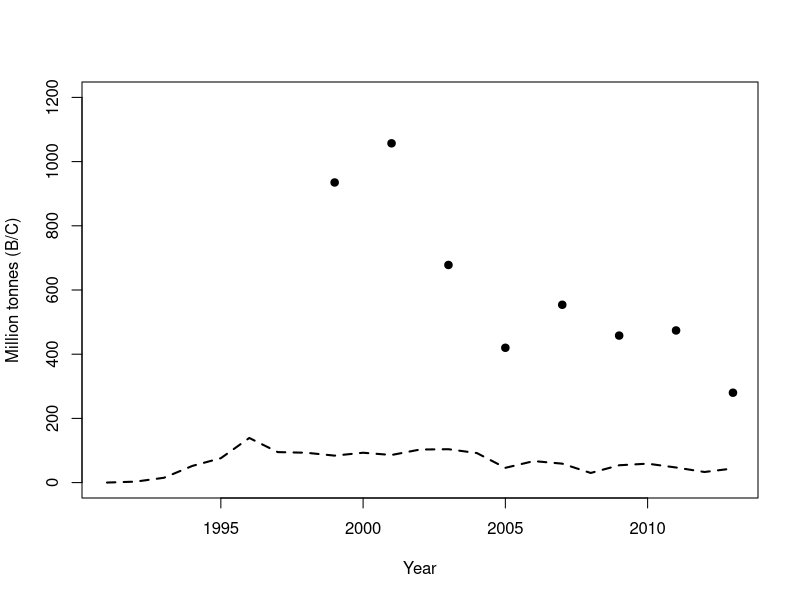
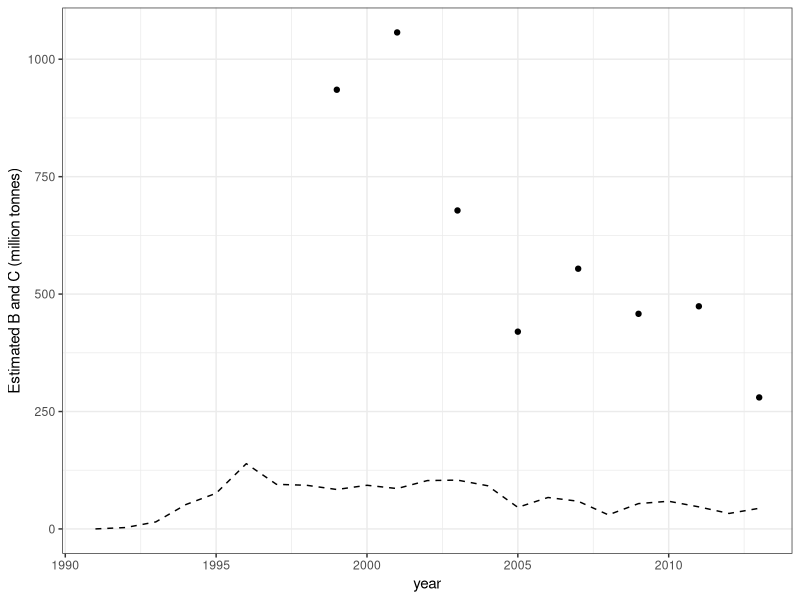
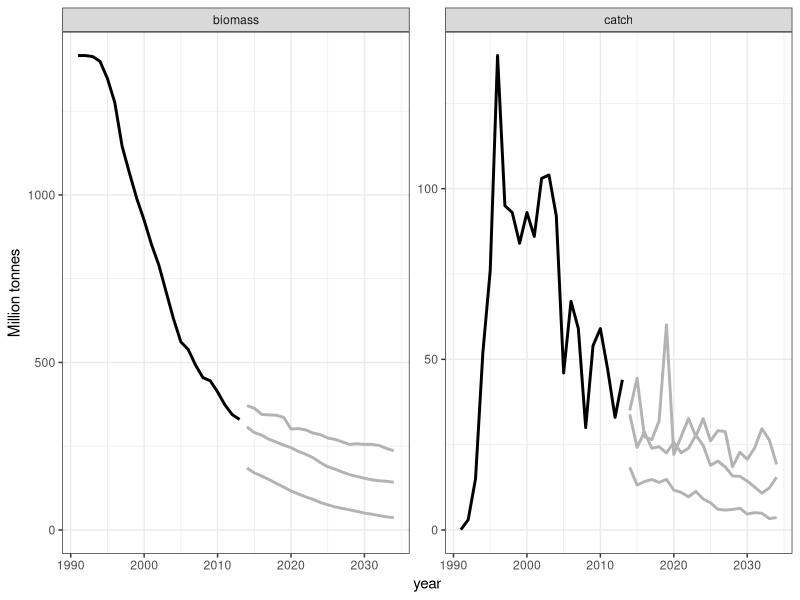
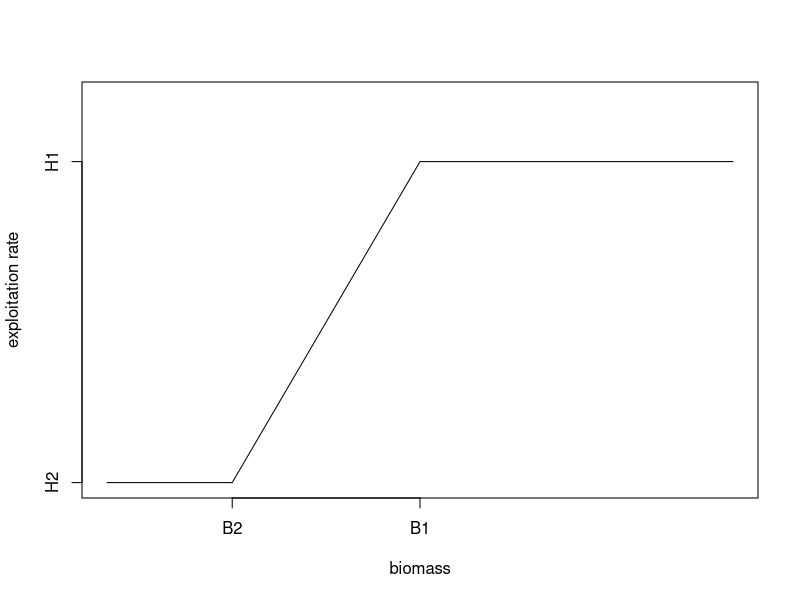
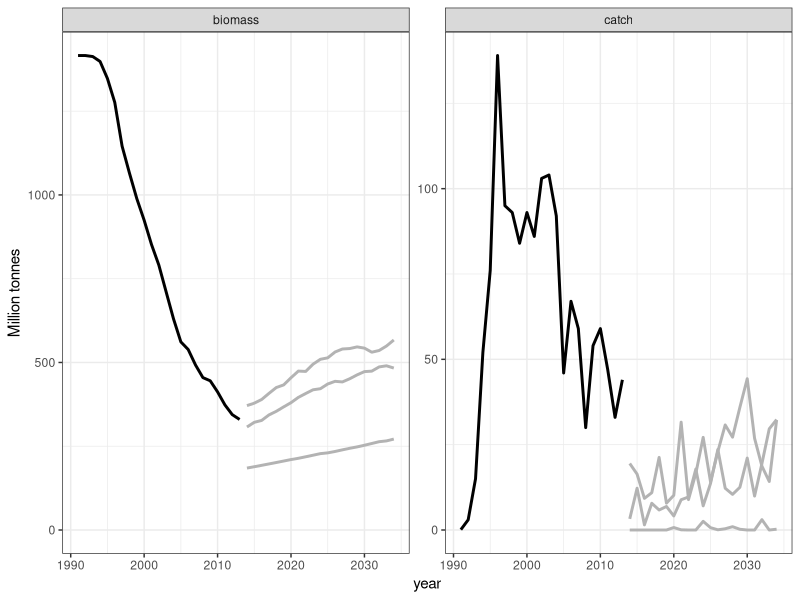
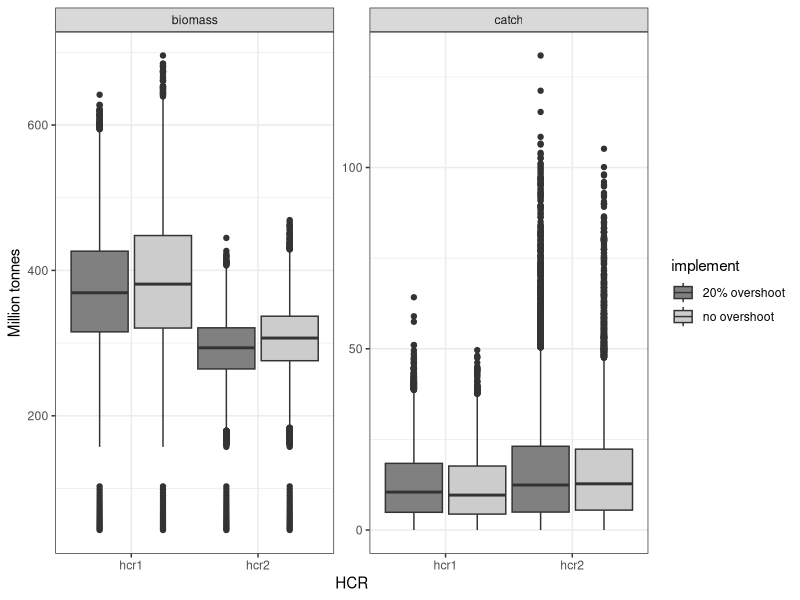
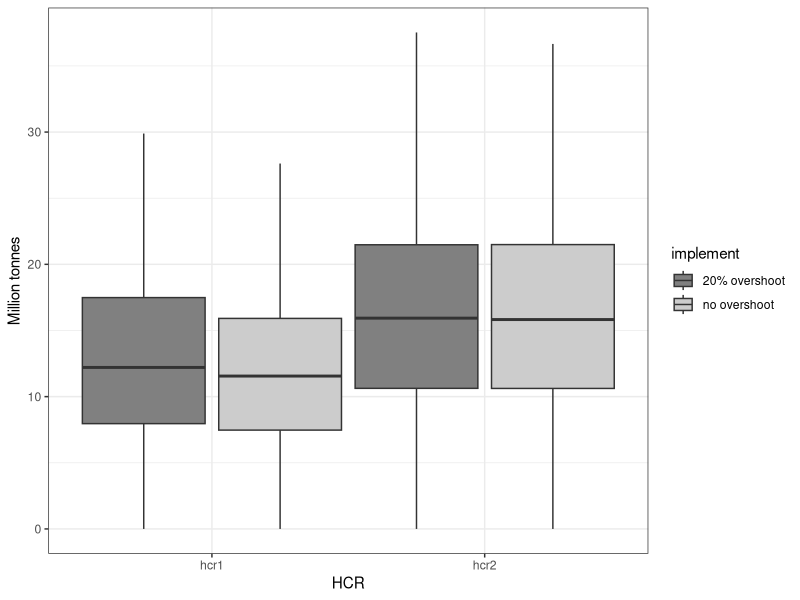
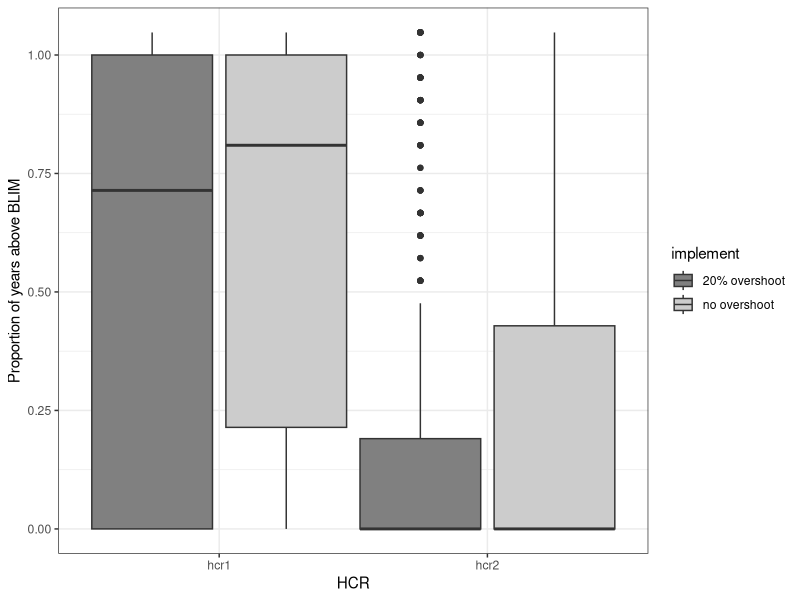

Write R code to recreate these figures, in order.
## ---- chunk 1
knitr::opts_chunk$set(echo = TRUE)
## ---- chunk 2
#install.packages('ggplot2')
library(ggplot2)
## ---- chunk 3
data.years <- 1991:2013
harvest <- c(0.1,3,15,52,76,139,95,93,84,93,86,103,104,
             92,46,67,59,30,54,59,47,33,44)
index <- c(NA,NA,NA,NA,NA,NA,NA,NA,935,NA,1057,NA,678,NA,
           420,NA,554,NA,458,NA,474,NA,280)
## ---- chunk 4
plot(data.years,index, pch=19,xlab="Year",ylab="Million tonnes (B/C)",
     ylim=c(0,1200))
lines(data.years,harvest,lty=2,lwd=2)
## ---- chunk 5
schaefer <- function(B,C,K,r) {
  #function schaefer takes the current biomass, a catch, 
  #and the model parameters to compute next year's biomass
  res <- B + B * r * (1 - B/K) - C
  return(max(0.001,res))  # we add a constraint to prevent negative biomass
}
## ---- chunk 6
dynamics <- function(pars,C,yrs) {
  # dynamics takes the model parameters, the time series of catch, 
  # & the yrs to do the projection over
  
  # first extract the parameters from the pars vector (we estimate K in log-space)
  K <- exp(pars[1])
  r <- pars[2]
  
  # find the total number of years
  nyr <- length(C) + 1
  
  # if the vector of years was not supplied we create 
  # a default to stop the program crashing
  if (missing(yrs)) yrs <- 1:nyr
  
  #set up the biomass vector
  B <- numeric(nyr)
  
  #intialize biomass at carrying capacity
  B[1] <- K
  # project the model forward using the schaefer model
  for (y in 2:nyr) {
    B[y] <- schaefer(B[y-1],C[y-1],K,r)
  }
  
  #return the time series of biomass
  return(B[yrs])
  
#end function dynamics
}  
## ---- chunk 7
# function to calculate the negative log-likelihood
nll <- function(pars,C,U) {  #this function takes the parameters, the catches, and the index data
  sigma <- pars[3]  # additional parameter, the standard deviation of the observation error
  B <- dynamics(pars,C)  #run the biomass dynamics for this set of parameters
  Uhat <- B   #calculate the predicted biomass index - here we assume an unbiased absolute biomass estimate
  output <- -sum(dnorm(log(U),log(Uhat),sigma,log=TRUE),na.rm=TRUE)   #calculate the negative log-likelihood
  return(output)
#end function nll
}
## ---- chunk 8
assess <- function(catch,index,calc.vcov=FALSE,pars.init) {
  # assess takes catch and index data, initial values for the parameters,
  # and a flag saying whether to compute uncertainty estimates for the model parameters
  
  #fit model
  # optim runs the function nll() repeatedly with differnt values for the parameters,
  # to find the values that give the best fit to the index data
  res <- optim(pars.init,nll,C=catch,U=index,hessian=TRUE)
  
  # store the output from the model fit
  output <- list()
  output$pars <- res$par
  output$biomass <- dynamics(res$par,catch)
  output$convergence <- res$convergence
  output$nll <- res$value
  if (calc.vcov)
    output$vcov <- solve(res$hessian)
  
  return(output)
#end function assess
}
## ---- chunk 9
ini.parms <- c(log(1200), 0.1, 0.3)
## ---- chunk 10
redfish <- assess(harvest,index,calc.vcov=TRUE,ini.parms)
## ---- chunk 11
biomass.mle <- redfish$biomass
print(biomass.mle)
pars.mle <- redfish$pars
print(pars.mle)
## ---- chunk 12
#define the number of iterations for the MSE 
niter <- 500 
#set up a storage matrix for our alternative parameter sets
pars.iter <- matrix(NA,nrow = niter, ncol=3) 
colnames(pars.iter) <- c("logK","r","sigma")

# generate the sets of parameter values
for (i in 1:niter) {
  pars.iter[i,] <- mvtnorm::rmvnorm(1, mean = redfish$pars,
                       sigma = redfish$vcov)
}

# Now generate replicate model outputs
biomass.iter <- data.frame()
for (i in 1:niter) {
  #here we calculate the biomass trajectory for each of the above sampled parameter vectors
  biomass.iter <- rbind(biomass.iter,
                        data.frame(year = seq(min(data.years),
                                              max(data.years)+1),
                                   biomass = dynamics(pars.iter[i,], harvest),
                                   iter = i))
}
## ---- chunk 13
Fig1 <- ggplot(data=biomass.iter,aes(x=year,y=biomass))
Fig1 + stat_summary(fun.data = "median_hilow",
                    geom = "smooth",
                    fun.min = function(x)0,
                    col="black")  + 
     geom_line(aes(y=harvest,x=year), data = data.frame(harvest = harvest, 
               year = data.years),lty=2) +
     geom_point(aes(y=index, x=year), data = data.frame(index=index, 
               year = data.years)) +
     #geom_line(aes(y=biomass,x=year),data = subset(biomass.iter,iter==1), lty=1,lwd=0.5,col="gray") +
      ylab("Estimated B and C (million tonnes)") + theme_bw()
## ---- chunk 14
proj.years <- 2014:2034
## ---- chunk 15
observe <- function(biomass, sigma) {
  biomass * exp(rnorm(1, -0.5*sigma^2, sigma))
}
## ---- chunk 16
control.pars <- list()
control.pars$Htarg <- 0.1
control <- function(estimated.biomass, control.pars) {
  control.pars$Htarg
}
## ---- chunk 17
implement <- function(TAC,...) {
  TAC
}
## ---- chunk 18
#evaluate <- function(pars.iter, biomass.iter,
#                     control.pars, data.years, proj.years,
#                     iterations, ...) {
    # function arguments:
    # pars.iter & biomass.iter, the parameters & historical biomass trajectories of the operating model
    # control.pars, the specifications of the harvest control rule
  
    # set up some indexing values
    iyr <- length(data.years)+1
    pyr <- length(proj.years)
    yrs <- c(data.years, proj.years, max(proj.years)+1)
    
    # set up a data frame to store the results
    res <- data.frame()
    
    # loop over the iterations of the MSE, each iteration conducts a 20 year projection with annual generation of biomass    
    # observations and appliations of the control rule.
    #for(i in 1:iterations) {
    i = 1
      
      #extract the parameters for this iteration
      K.i <- exp(pars.iter[i,1])
      r.i <- pars.iter[i,2]
      sig.i <- pars.iter[i,3]
      
      #set up vectors for time series of interest.
      biomass.i <- c(subset(biomass.iter, iter==i)$biomass, numeric(pyr))
      index.i <- c(index,numeric(pyr))
      catch.i <- c(harvest, numeric(pyr))
      TAC.i <- c(rep(NA,iyr-1),numeric(pyr))
      
      # loop over the projection period.
      #for (y in iyr:(iyr+pyr-1)) {
      y <- iyr
      
        #generate the data for the most recent year
        index.i[y] <- observe(biomass.i[y] , sig.i)
        #calculate the TAC based on the harvest control rule
        # note that the control rule ONLY sees the index data, not the operating model biomass.
        TAC.i[y]  <- control(index.i[y], control.pars) * index.i[y]
        #find the realized catch after implementation error
        catch.i[y] <- implement(TAC.i[y])
        
        # update the true biomass of the operating model based on the output of the HCR
        biomass.i[y+1] <- schaefer(biomass.i[y],catch.i[y],K.i,r.i)
      
      
      # loop over the remaining years of the projection period.
      for (y in (iyr+1):(iyr+pyr-1)) {
        #generate the data for the most recent year
        index.i[y] <- observe(biomass.i[y] , sig.i)
        #calculate the TAC based on the harvest control rule
        # note that the control rule ONLY sees the index data, not the operating model biomass.
        TAC.i [y]  <- control(index.i[y], control.pars) * index.i[y]
        #find the realized catch after implementation error
        catch.i[y] <- implement(TAC.i[y])
        
        # update the true biomass of the operating model based on the output of the HCR
        biomass.i[y+1] <- schaefer(biomass.i[y],catch.i[y],K.i,r.i)
      
      #end projection year loop for iteration i  
      }
     
      #store the results for this iteration
      res <- rbind(res, data.frame(year = yrs[-length(yrs)],
                                   value = index.i, type = "index", iter = i),
                   data.frame(year = yrs[-length(yrs)],
                              value = catch.i, type = "catch", iter=i),
                   data.frame(year = yrs, value = biomass.i,
                              type= "biomass", iter=i)) 
    #end loop over iterations
    #}
    #return(res)
#end function evaluate()
#}
## ---- chunk 19
evaluate <- function(pars.iter, biomass.iter,
                     control.pars, data.years, proj.years,
                     iterations, ...) {
    # function arguments:
    # pars.iter & biomass.iter, the parameters & historical biomass trajectories of the operating model
    # control.pars, the specifications of the harvest control rule
  
    # set up some indexing values
    iyr <- length(data.years)+1
    pyr <- length(proj.years)
    yrs <- c(data.years, proj.years, max(proj.years)+1)
    
    # set up a data frame to store the results
    res <- data.frame()
    
    # loop over the iterations of the MSE, each iteration conducts a 20 year projection with annual generation of biomass    
    # observations and appliations of the control rule.
    for(i in 1:iterations) {
      
      #extract the parameters for this iteration
      K.i <- exp(pars.iter[i,1])
      r.i <- pars.iter[i,2]
      sig.i <- pars.iter[i,3]
      
      #set up vectors for time series of interest.
      biomass.i <- c(subset(biomass.iter, iter==i)$biomass, numeric(pyr))
      index.i <- c(index,numeric(pyr))
      catch.i <- c(harvest, numeric(pyr))
      TAC.i <- numeric(pyr)
      
      # loop over the projection period.
      for (y in iyr:(iyr+pyr-1)) {
        #generate the data for the most recent year
        index.i[y] <- observe(biomass.i[y] , sig.i)
        #calculate the TAC based on the harvest control rule
        # note that the control rule ONLY sees the index data, not the operating model biomass.
        TAC.i [y]  <- control(index.i[y], control.pars) * index.i[y]
        #find the realized catch after implementation error
        catch.i[y] <- implement(TAC.i[y],...)
        
        # update the true biomass of the operating model based on the output of the HCR
        biomass.i[y+1] <- schaefer(biomass.i[y],catch.i[y],K.i,r.i)
      
      #end projection year loop for iteration i  
      }
     
      #store the results for this iteration
      res <- rbind(res, data.frame(year = yrs[-length(yrs)],
                                   value = index.i, type = "index", iter = i),
                   data.frame(year = yrs[-length(yrs)],
                              value = catch.i, type = "catch", iter=i),
                   data.frame(year = yrs, value = biomass.i,
                              type= "biomass", iter=i)) 
    #end loop over iterations
    }
    return(res)
#end function evaluate()
}
## ---- chunk 20
project.fixed <- evaluate(pars.iter, biomass.iter, control.pars, data.years,
                          proj.years, niter)
tail(project.fixed)
## ---- chunk 21
projection.plot <- function(project.results) {
  Fig2 <- ggplot(data = subset(project.results, type != "index"),
               aes(x = year, y = value))
  Fig2 + geom_line(aes(y=value,x=year),data = subset(project.results, type != "index" & iter==1 & year %in% proj.years), lty=1,lwd=1,col=gray(0.7)) +
           geom_line(aes(y=value,x=year),data = subset(project.results, type != "index" & iter==2 & year %in% proj.years), lty=1,lwd=1,col=gray(0.7)) +
           geom_line(aes(y=value,x=year),data = subset(project.results, type != "index" & iter==3 & year %in% proj.years), lty=1,lwd=1,col=gray(0.7)) +
stat_summary(fun.data = "median_hilow", geom = "smooth", col="black",
                    lty = 2) +
       stat_summary(fun = median, fun.min = function(x)0, geom="line",
                    data = subset(project.results, type != "index" & 
                                  year %in% data.years), lwd=1) +facet_wrap(~type, scale = "free_y") + ylab("Million tonnes") + theme_bw()
      
}
## ---- chunk 22
projection.plot(project.fixed)
## ---- chunk 23
control <- function(estimated.biomass, control.pars) {
  H1 <- control.pars$H1
  H2 <- control.pars$H2
  Bmax <- control.pars$Bmax
  B2 <- control.pars$B2
  B1 <- control.pars$B1
  
  harv <- ifelse(estimated.biomass >= B1, H1,
                 ifelse(estimated.biomass < B2, H2,
                        (H1-H2)/(B1-B2)*(estimated.biomass - B2) + H2))
  
  return(harv)
  
#end function control
}
## ---- chunk 24
control.pars <- list()
control.pars$H1 <- 0.05
control.pars$H2 <- 0
control.pars$Bmax <- max(index, na.rm =TRUE)
control.pars$B2 <- 0.2*control.pars$Bmax
control.pars$B1 <- 0.5*control.pars$Bmax
## ---- chunk 25
plot(c(0,control.pars$B2,control.pars$B1,control.pars$Bmax),
     c(control.pars$H2,control.pars$H2,control.pars$H1,control.pars$H1),
     type='l',axes=F,xlab="biomass",ylab="exploitation rate",
     ylim=c(0,1.2*control.pars$H1))
axis(1,at=c(control.pars$B2,control.pars$B1),labels=c("B2","B1"))
axis(2,at=c(control.pars$H2,control.pars$H1),labels=c("H2","H1"))
box()
## ---- chunk 26
project.hcr <- evaluate(pars.iter, biomass.iter, control.pars,
                        data.years, proj.years, niter)
## ---- chunk 27
projection.plot(project.hcr)
## ---- chunk 28
implement <- function(TAC, overshoot, ...) {
  TAC * (1 + overshoot)
}
## ---- chunk 29
control.pars <- list()
control.pars$H1 <- 0.05
control.pars$H2 <- 0
control.pars$Bmax <- max(index, na.rm =TRUE)
control.pars$B2 <- 0.2*control.pars$Bmax
control.pars$B1 <- 0.5*control.pars$Bmax
## ---- chunk 30
proj.hcr1.noerror <- evaluate(pars.iter, biomass.iter,
                          control.pars, data.years,
                          proj.years, niter,
                          overshoot = 0)
## ---- chunk 31
proj.hcr1.error <- evaluate(pars.iter, biomass.iter,
                              control.pars, data.years,
                              proj.years, niter,
                              overshoot = 0.2)
## ---- chunk 32
control.pars$H1 <- 0.15
## ---- chunk 33
proj.hcr2.noerror <- evaluate(pars.iter, biomass.iter,
                              control.pars, data.years,
                              proj.years, niter,
                              overshoot = 0)
proj.hcr2.error <- evaluate(pars.iter, biomass.iter,
                            control.pars, data.years,
                            proj.years, niter,
                            overshoot = 0.2)
## ---- chunk 34
MSE <- rbind(cbind(proj.hcr1.noerror, HCR="hcr1",
                   implement = "no overshoot"),
             cbind(proj.hcr1.error, HCR="hcr1",
                   implement = "20% overshoot"),
             cbind(proj.hcr2.noerror, HCR="hcr2",
                   implement = "no overshoot"),
             cbind(proj.hcr2.error, HCR="hcr2",
                   implement = "20% overshoot"))
head(MSE)
## ---- chunk 35
Fig5 <- ggplot(data=subset(MSE, type !="index" &
                          year %in% proj.years), 
               aes(x=HCR, y=value, ymin=0))
Fig5 + geom_boxplot(aes(fill=implement), width = 1) + facet_wrap(~type, scale="free_y") + ylab("Million tonnes") + scale_fill_grey(start=0.5) + theme_bw()
## ---- chunk 36
#Yield based metrics  (e.g. average annual catch)
#Stock Biomass metrics (e.g. distribution for B/BMSY, P(B>BLIM), etc.)
#Inter-annual stability of catch advice (e.g. how often the control rule closes the fishery)

aac2 <- with(MSE[MSE$year>max(data.years) & MSE$type=="catch",],
            aggregate(value,by=list(iter=iter,HCR=HCR,implement=implement),FUN=mean,na.rm=TRUE))


Fig6 <- ggplot(data=subset(aac2), 
               aes(x=HCR, y=x, ymin=0))
Fig6 + geom_boxplot(aes(fill=implement), width = 1)  + ylab("Million tonnes") + scale_fill_grey(start=0.5) + theme_bw()

# years B > BLIM
# BLIM = 0.25*K  (we specify BLIM for our performance as half BMSY)
blim <- 0.25*exp(pars.iter[,1])

num.above <- function(vec,threshold) {
 length(vec[vec>threshold])/length(vec)
}
MSE$blim <- blim[MSE$iter]
MSE$above.blim <- ifelse(MSE$value>MSE$blim,1,0)

above.blim <- with(MSE[MSE$year>max(data.years) & MSE$type=="biomass",],
            aggregate(above.blim,by=list(iter=iter,HCR=HCR,implement=implement),FUN=sum,na.rm=TRUE))
above.blim$x <- above.blim$x/length(proj.years)

Fig7 <- ggplot(data=subset(above.blim), 
               aes(x=HCR, y=x, ymin=0))
Fig7 + geom_boxplot(aes(fill=implement), width = 1)  + ylab("Proportion of years above BLIM") + scale_fill_grey(start=0.5) + theme_bw()

# num years fishery is open
not.closed <- with(MSE[MSE$year>max(data.years) & MSE$type=="catch",],
             aggregate(value,by=list(iter=iter,HCR=HCR,implement=implement),FUN=num.above,threshold=0))

Fig8 <- ggplot(data=subset(not.closed), 
               aes(x=HCR, y=x, ymin=0))
Fig8 + geom_boxplot(aes(fill=implement), width = 1)  + ylab("Proportion of years TAC > 0") + scale_fill_grey(start=0.5) + theme_bw()

